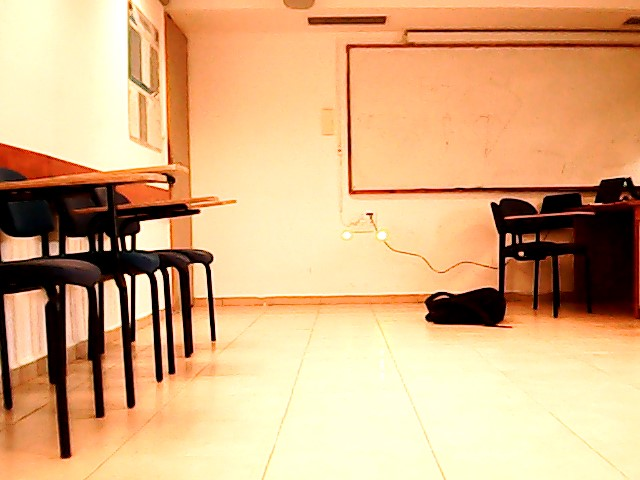
#> input picture raw_footage/1.jpeg, 640 x 480 px, found by its file name
$ python ProcessImage.py   (older library calls are emulated)
#> lines starting #> are read from the running program, lines starting #| are printed output that depends on the picture
import numpy as np
import cv2


def mask_handle(mask, frame):
    array_mask = np.array(mask)
    array_frame = np.array(frame)
    sub_frame_array = np.array([np.multiply(array_frame[:, :, 0], array_mask).transpose(), np.multiply(array_frame[:, :, 1], array_mask).transpose(),
                                np.multiply(array_frame[:, :, 2], array_mask).transpose()]).transpose()
    return sub_frame_array


def close_holes(mask):
    kernel = np.ones((5, 5), np.uint8)
    dil = cv2.dilate(src=mask, kernel=kernel, iterations=5)
    erd = cv2.erode(src=dil, kernel=kernel, iterations=5)

    return erd


def blob():
    # Read image
    im = cv2.imread("raw_footage\\1.jpeg", cv2.IMREAD_GRAYSCALE)
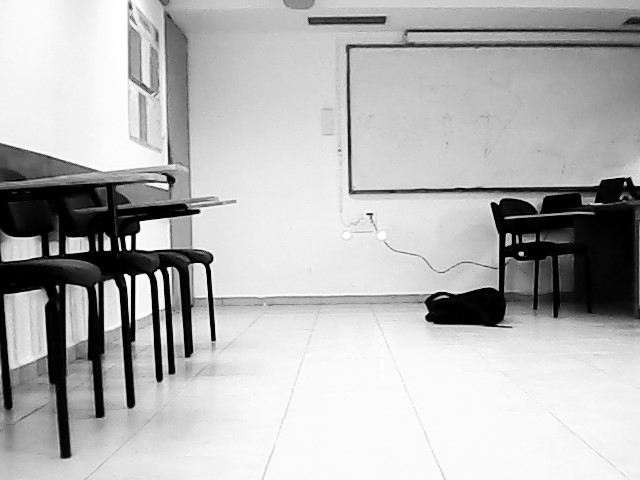
#> im: shape (480, 640); min 0, max 255, mean 181.9
    cv2.imshow("Keypoints", im)
    cv2.waitKey(0)

    # Set up the detector with default parameters.
    detector = cv2.SimpleBlobDetector()

    # Detect blobs.
    keypoints = detector.detect(im)
#> keypoints = ()

    # Draw detected blobs as red circles.
    # cv2.DRAW_MATCHES_FLAGS_DRAW_RICH_KEYPOINTS ensures the size of the circle corresponds to the size of blob
    im_with_keypoints = cv2.drawKeypoints(im, keypoints, np.array([]), (0, 0, 255), cv2.DRAW_MATCHES_FLAGS_DRAW_RICH_KEYPOINTS)

    # Show keypoints
    cv2.imshow("Keypoints", im_with_keypoints)
    cv2.waitKey(0)


blob()
